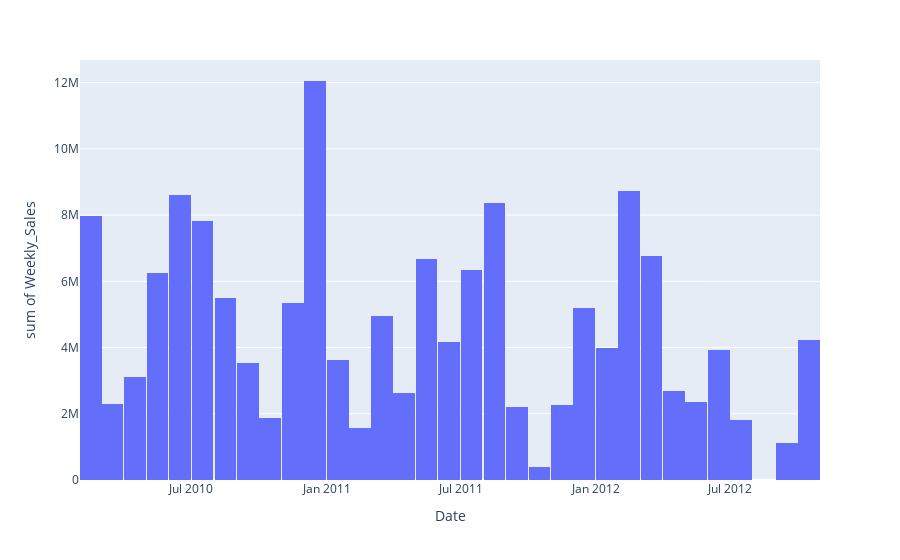

Source (notebook cell):
### Markdown cell above
* Sales can be different depending on wich store we are looking

### Code cell
# Weekly sales over Date
s_date = px.histogram(w_sales, x='Date', y='Weekly_Sales', nbins=50)
s_date.show()

### Figure 1 — Plotly figure (JSON) as saved in the notebook; plotly's stock layout.template omitted (floating-point values rounded to 4 significant figures; data arrays with more than 128 entries replaced by an {"elided": "..."} marker saying what was removed)
{"data": [{"alignmentgroup": "True", "bingroup": "x", "histfunc": "sum", "hovertemplate": "Date=%{x}<br>sum of Weekly_Sales=%{y}<extra></extra>", "legendgroup": "", "marker": {"color": "#636efa", "pattern": {"shape": ""}}, "name": "", "nbinsx": 50, "offsetgroup": "", "orientation": "v", "showlegend": false, "type": "histogram", "x": {"elided": "150 str values"}, "xaxis": "x", "y": {"elided": "150 float values"}, "yaxis": "y"}], "layout": {"barmode": "relative", "legend": {"tracegroupgap": 0}, "margin": {"t": 60}, "xaxis": {"anchor": "y", "domain": [0, 1], "title": {"text": "Date"}}, "yaxis": {"anchor": "x", "domain": [0, 1], "title": {"text": "sum of Weekly_Sales"}}}}
